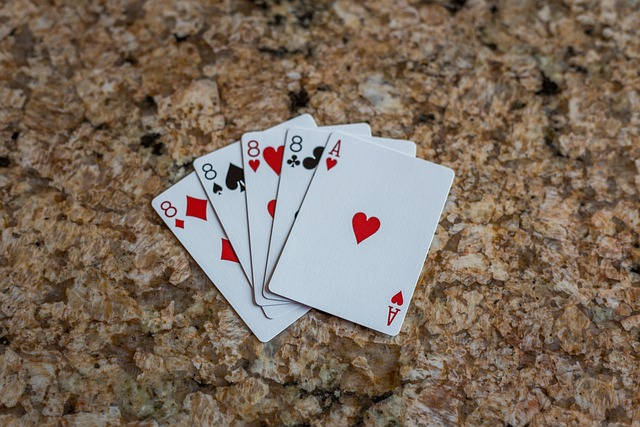
#> input picture pythonProject/Resources/img/cards.jpg, 640 x 427 px
$ python imageWarp.py
#> lines starting #> are read from the running program, lines starting #| are printed output that depends on the picture
import cv2
import numpy as np

#en este ejercicio lo que se obtendra sera una imagen plana
#en especifico de una carta
img = cv2.imread("../Resources/img/cards.jpg")
#> img is the input picture: shape (427, 640, 3); mean B, G, R 93.4, 107.9, 123.8

#de define width,height

width,height=250,350

#declaramos 4 diferentes puntos
#  se inicia desde la esquina superior izquienda, luego con la superior derecha y finaliza con
#inferior izquierda e inferior derecha
pts1=np.float32([[335,130],[453,175],[264,283],[395,280]])
pts2=np.float32([[0,0],[width,0],[0,height],[width,height]])

# hay que definir todos loos 4 puntos

matrix=cv2.getPerspectiveTransform(pts1,pts2)

imgOutPut=cv2.warpPerspective(img,matrix,(width,height))
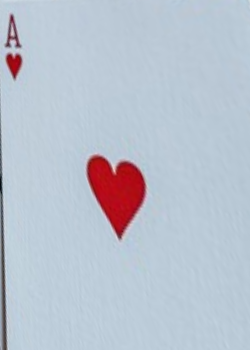
#> imgOutPut: shape (350, 250, 3); mean B, G, R 207.1, 194.4, 185.8

cv2.imshow("Original",img)
cv2.imshow("Wrapped",imgOutPut)

cv2.waitKey(0)

$ run again, with pythonProject/Resources/img/woman.jpg copied over pythonProject/Resources/img/cards.jpg
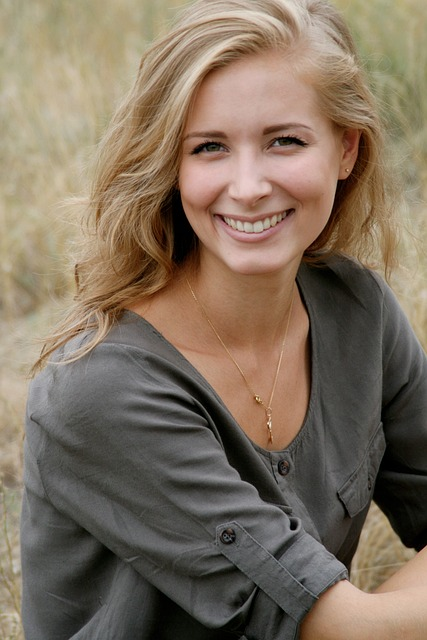
#> input picture pythonProject/Resources/img/woman.jpg, 427 x 640 px
#> img is the input picture: shape (640, 427, 3); mean B, G, R 95.5, 112.8, 128.2
#> `imgOutPut=cv2.warpPerspective(img,matrix,(width,height))`:
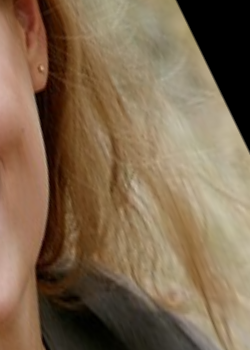
#> imgOutPut: shape (350, 250, 3); mean B, G, R 79.5, 104.5, 126.7
